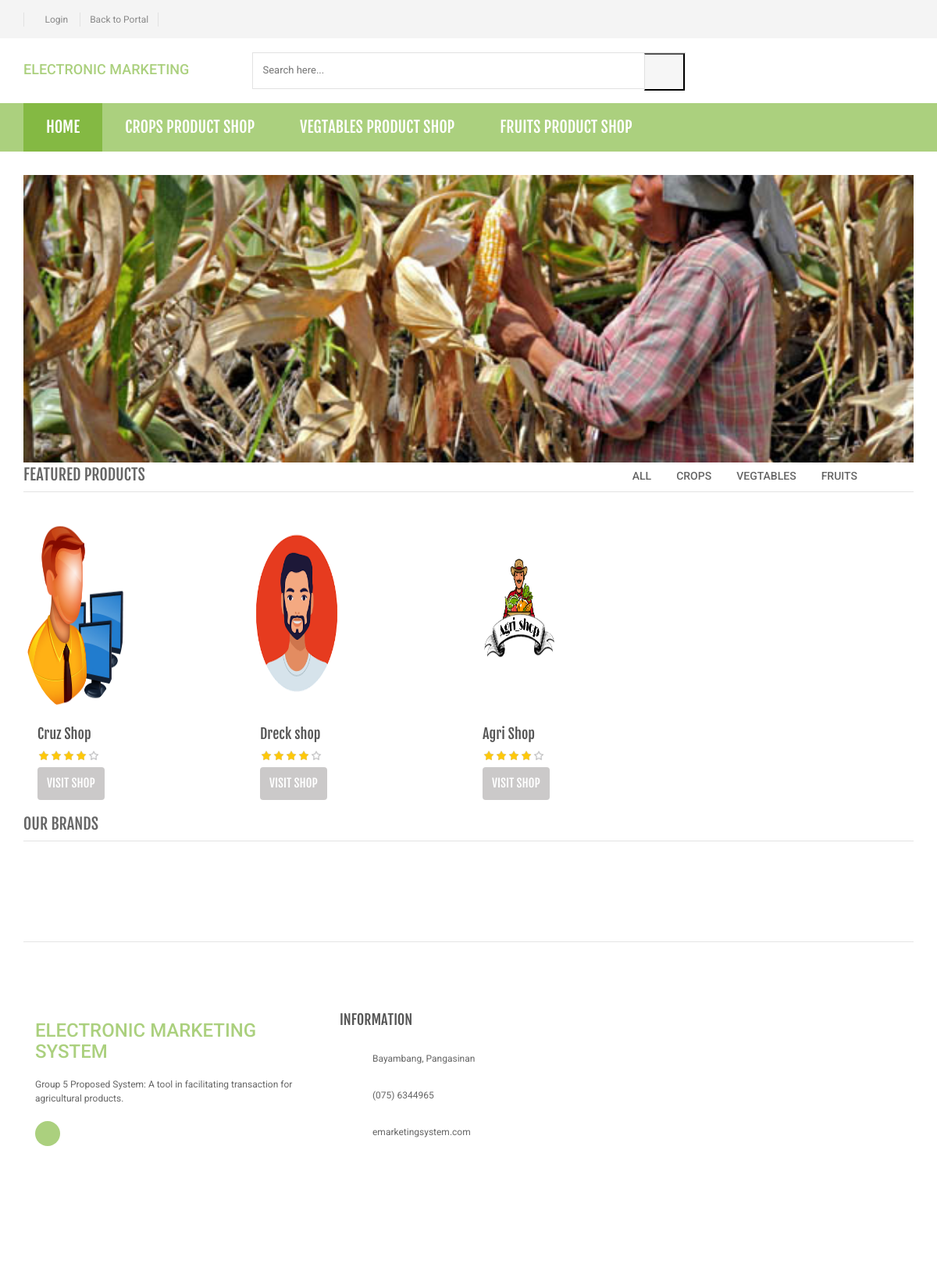
/dashboard_customer.php, run on the app's committed database.
### tables this page shows
CREATE TABLE `category` (
  `id` int(11) NOT NULL,
  `categoryName` varchar(255) DEFAULT NULL,
  `categoryDescription` longtext DEFAULT NULL
);

CREATE TABLE `farmer` (
  `id` int(11) NOT NULL,
  `farmerid` varchar(50) NOT NULL,
  `photo` varchar(100) NOT NULL,
  `fname` varchar(50) NOT NULL,
  `lname` varchar(50) NOT NULL,
  `email` varchar(255) DEFAULT NULL,
  `position` varchar(50) NOT NULL,
  `contactno` bigint(11) DEFAULT NULL,
  `password` varchar(255) DEFAULT NULL,
  `street` longtext DEFAULT NULL,
  `city` varchar(255) DEFAULT NULL,
  `state` varchar(255) DEFAULT NULL,
  `shop_category` int(11) NOT NULL,
  `shop_logo` varchar(50) NOT NULL,
  `shop_name` varchar(50) NOT NULL,
  `regDate` timestamp NOT NULL DEFAULT current_timestamp()
);

### dashboard_customer.php (the view, shortened to what this page needs)
<?php
include('include/config.php');
?>
<?php include('include/header.php');?>
    <body class="cnt-home">
<header class="header-style-1">
<?php include('include/top-header.php');?>
<?php include('include/main-header.php');?>
<?php include('include/menu-bar.php');?>
<div class="body-content outer-top-xs" id="top-banner-and-menu">
	<div class="container">
		<div class="furniture-container homepage-container">
            <div class="row">
                    <div class="col-xs-12 col-lg-12 col homebanner-holder">
                        <div id="hero" class="homepage-slider3">
                            <div id="owl-main" class="owl-carousel owl-inner-nav owl-ui-lf">
                                <div class="full-width-slider">
                                    <div class="item" style="background-image: url(assets/images/sliders/corn.jpg);">
                                    </div>
                                </div>
                            </div>
                        </div>
                    </div>
            </div>
            <div id="product-tabs-slider" class="scroll-tabs inner-bottom-vs  wow fadeInUp">
                <div class="more-info-tab clearfix">
                <h3 class="new-product-title pull-left">Featured Products</h3>
                    <ul class="nav nav-tabs nav-tab-line pull-right" id	="new-products-1">
                        <li class="active"><a href="#all" data-toggle="tab">All</a></li>
                        <li><a href="#Crops" data-toggle="tab">Crops</a></li>
                        <li><a href="#Vegtables" data-toggle="tab">Vegtables</a></li>
                        <li><a href="#Fruits" data-toggle="tab">Fruits</a></li>
                    </ul>
                </div>
                <div class="tab-content outer-top-xs">
				<div class="tab-pane in active" id="all">
					<div class="product-slider">
						<div class="owl-carousel home-owl-carousel custom-carousel owl-theme" data-item="4">
                        <?php
							$ret=mysqli_query($conn,"select * from farmer");
							while ($row=mysqli_fetch_array($ret))
							{
							?>
<div class="item item-carousel">
			<div class="products">
	<div class="product">
		<div class="product-image">
			<div class="image">
				<a href="visit_shop.php?id=<?php echo htmlentities($row['id']);?>">
				<img  src="<?php echo (!empty($row['shop_logo']))? 'images/'.$row['shop_logo']:'images/admin.png'; ?>" data-echo="<?php echo (!empty($row['shop_logo']))? 'images/'.$row['shop_logo']:'images/admin.png'; ?>"  width="130" height="250" style ="border-radius:50%;"alt=""></a>
			</div>
		</div>
		<div class="product-info text-left" style="position:relative;left:18px;">
			<h3 class="name"><a href="visit_shop.php??id=<?php echo htmlentities($row['id']);?>"><?php echo htmlentities($row['shop_name']);?></a></h3>
			<div class="rating rateit-small"></div>
			<div class="action"><a href="visit_shop.php?id=<?php echo $row['id']; ?>" class="lnk btn btn-primary">Visit Shop</a></div>
		</div>
			</div>
			</div>
		</div>
	<?php } ?>
        </div>
    </div>
</div>
<?php include('include/brands-slider.php');?>
</body>
</html>

### include/menu-bar.php (shortened to what this page needs)
<div class="header-nav animate-dropdown">
    <div class="container">
        <div class="yamm navbar navbar-default" role="navigation">
            <div class="nav-bg-class">
                <div class="navbar-collapse collapse" id="mc-horizontal-menu-collapse">
	<div class="nav-outer">
		<ul class="nav navbar-nav">
			<li class="active dropdown yamm-fw">
				<a href="dashboard_customer.php" data-hover="dropdown" class="dropdown-toggle">Home</a>
			</li>
              <?php $sql=mysqli_query($conn,"SELECT id,categoryName  from category limit 6");
                while($row=mysqli_fetch_array($sql))
                {
    ?>
			<li class="dropdown yamm <?php
            ?>">
				<a href="category.php?cid=<?php echo $row['id'];?>"> <?php echo $row['categoryName'];?> PRODUCT SHOP</a>
			</li>
			<?php } ?>
		</ul>
		<div class="clearfix"></div>
	</div>
</div>
            </div>
        </div>
    </div>
</div>

### assets/css/green.css (style rules this page uses)
a { color: #abd07e; }
.header-style-1 .header-nav { background: #abd07e; }
.cnt-home .header-style-1 .header-nav .navbar .navbar-nav > li.active { background: #84b943; }

### assets/css/lightbox.css (style rules this page uses)
body:after { content: url(../images/close.png) url(../images/loading.gif) url(../images/prev.png) url(../images/next.png); display: none; }

### assets/css/rateit.css (style rules this page uses)
.rateit { display: -moz-inline-box; display: inline-block; position: relative; -webkit-user-select: none; -khtml-user-select: none; -moz-user-select: none; -o-user-select: none; -ms-user-select: none; user-select: none; -webkit-touch-callout: none; }

### assets/css/blue.css (style rules this page uses)
a { color: #3498db; }
.header-style-1 .header-nav { background: #3498db; }
.cnt-home .header-style-1 .header-nav .navbar .navbar-nav > li.active { background: #1d6ca1; }

### assets/css/red.css (style rules this page uses)
a { color: #ff6c6c; }
.header-style-1 .header-nav { background: #ff6c6c; }
.cnt-home .header-style-1 .header-nav .navbar .navbar-nav > li.active { background: #ff1a1a; }

### assets/css/orange.css (style rules this page uses)
a { color: #f39c12; }
.header-style-1 .header-nav { background: #f39c12; }
.cnt-home .header-style-1 .header-nav .navbar .navbar-nav > li.active { background: #ab6c09; }

### assets/css/dark-green.css (style rules this page uses)
a { color: #12cca7; }
.header-style-1 .header-nav { background: #12cca7; }
.cnt-home .header-style-1 .header-nav .navbar .navbar-nav > li.active { background: #0b816a; }

### data on the page
category: categoryName "CROPS"
category: categoryName "VEGTABLES"
category: categoryName "FRUITS"
farmer: shop_logo (picture), shop_name "Cruz Shop"
farmer: shop_logo (picture), shop_name "Dreck shop"
farmer: shop_logo (picture), shop_name "Agri Shop"
